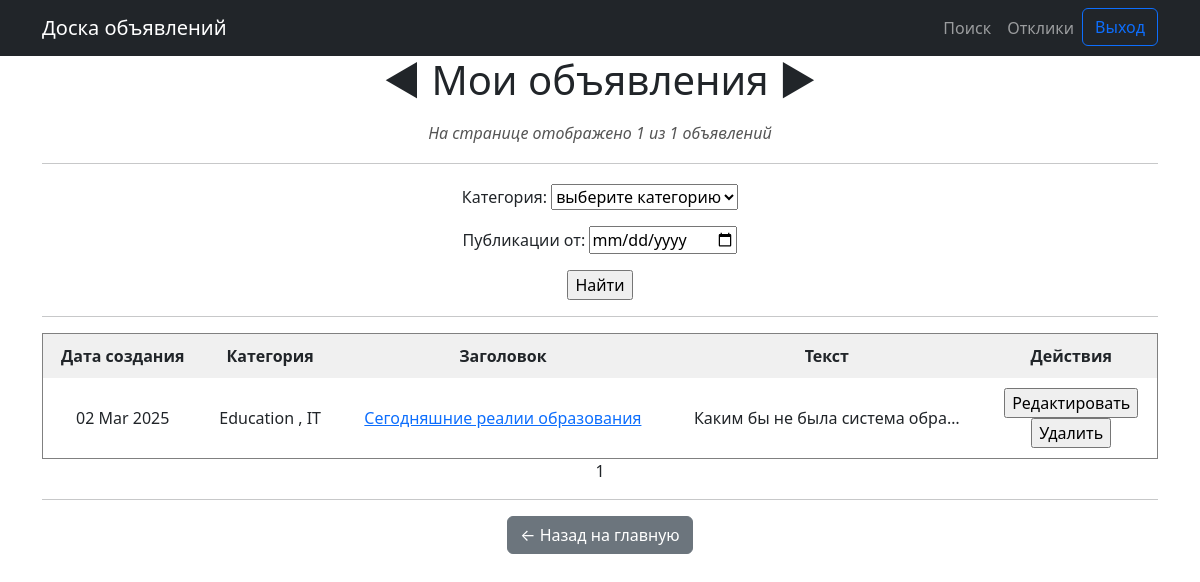
The page /news/my_news/ (signed in) on the database as committed earlier.
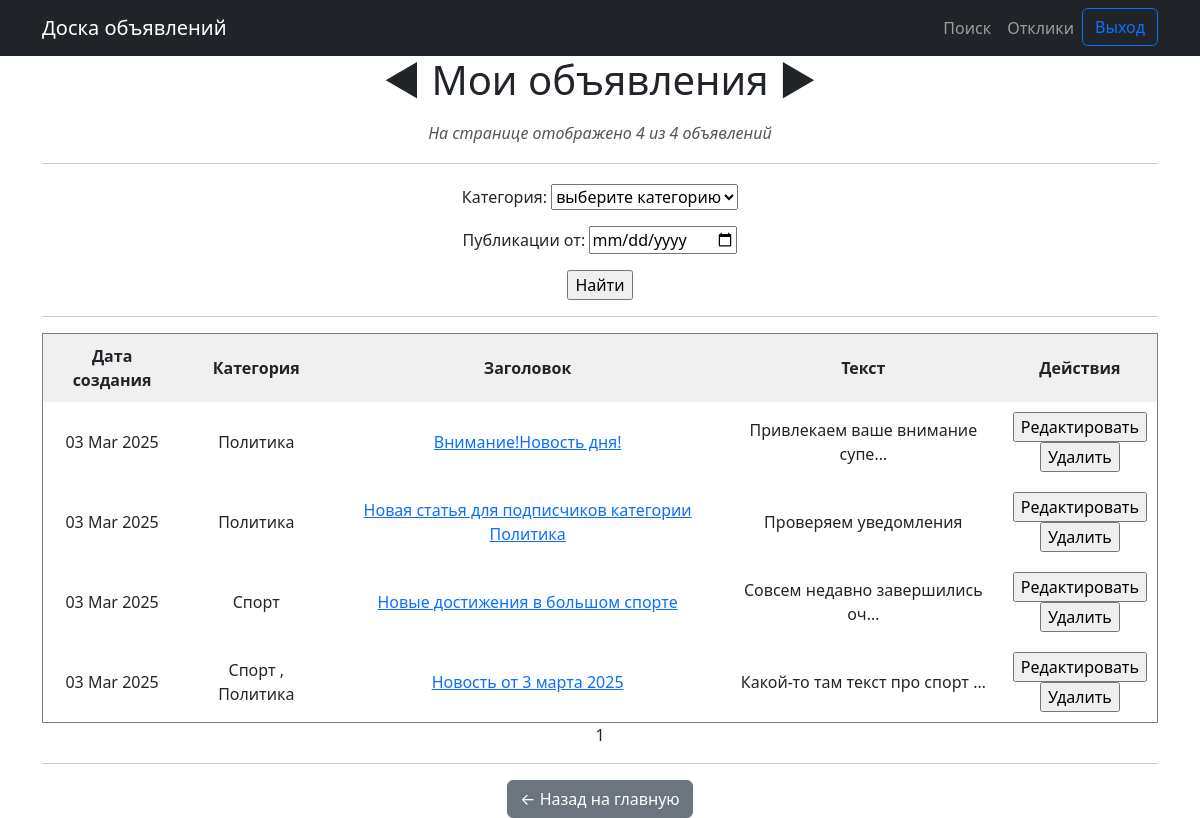
The same page on the database as committed later.
### news/models.py (models this page shows, shortened)
class Post(models.Model):
    author = models.ForeignKey(Author, on_delete=models.CASCADE)
    ARTICLE = 'AR'
    NEWS = 'NW'
    CATEGORIES = (
        (NEWS, 'Новость'),
        (ARTICLE, 'Статья'),
    )
    publication = models.CharField(max_length=2, choices=CATEGORIES, default=NEWS)
    date_creation = models.DateTimeField(auto_now_add=True)
    post_category = models.ManyToManyField(Category, through='PostCategory')
    title = models.CharField(max_length=256)
    text = models.TextField()
    rating = models.SmallIntegerField(default=0)

class Category(models.Model):
    name_category = models.CharField(max_length=64, unique=True)
    subscribers = models.ManyToManyField(User, related_name='categories')
    def __str__(self):
        return f'{self.name_category}'

### news/views.py (the view)
# urls.py: path('my_news/', UserNewsListView.as_view(), name='user_news'),
class UserNewsListView(ListView):
    model = Post
    template_name = 'user_news.html'
    context_object_name = 'user_news'
    paginate_by = 10
    def get_queryset(self):
        if not self.request.user.is_authenticated:
            return Post.objects.none()
        author = getattr(self.request.user, 'author', None)
        if not author:
            return Post.objects.none()
        queryset = Post.objects.filter(author=author).order_by('-date_creation')
        self.filterset = UserNewsFilter(self.request.GET, queryset=queryset)
        return self.filterset.qs
    def get_context_data(self, **kwargs):
        context = super().get_context_data(**kwargs)
        context['filterset'] = self.filterset
        return context

### templates/user_news.html (shortened to what this page needs)
{% extends 'flatpages/default.html' %}
{% block content %}
<h1 style="text-align: center; margin-bottom: 20px;">◄ Мои объявления ►</h1>
<h6 style="text-align: center; color: #555;"><i>На странице отображено {{user_news|length}} из {{paginator.count}} объявлений</i></h6>
<hr style="margin: 20px 0;">
<form action="" method="get">
   {{ filterset.form.as_p }}
   <input type="submit" value="Найти" />
</form>
<hr>
{% if user_news %}
<table border="1" cellpadding="10" cellspacing="0" width="100%" style="border-collapse: collapse; text-align: center;">
    <thead style="background-color: #f0f0f0; font-weight: bold;">
        <tr>
            <td>Дата создания</td>
            <td>Категория</td>
            <td>Заголовок</td>
            <td>Текст</td>
            {% if perms.news.edit_post or perms.news.delete_post %}
            <td>Действия</td>
            {% endif %}
        </tr>
    </thead>
        {% for new in user_news %}
        <tr>
            <td>{{ new.date_creation|date:'d M Y' }}</td>
            <td>
                {% for category in new.post_category.all %}
                    {{ category.name_category }}
                    {% if not forloop.last %}, {% endif %}
                {% endfor %}
            </td>
            <td>
                <a href="{% url 'new_detail' new.id %}">{{ new.title }}</a>
            </td>
            <td>{{ new.text|truncatechars:30 }}</td>
            <td>
                {% if perms.news.edit_post %}
                <form action="{% url 'new_edit' pk=new.id %}" method="get">
                    <input type="submit" value="Редактировать" />
                </form>
                {% endif %}
                {% if perms.news.delete_post %}
                <form action="{% url 'new_delete' new.id %}" method="get">
                    <input type="submit" value="Удалить" />
                </form>
                {% endif %}
            </td>
        </tr>
        {% endfor %}
</table>
{% else %}
<div style="text-align: center; padding: 20px; border: 1px solid #ccc; background-color: #f9f9f9;">
    <h2>Объявлений не найдено 😔</h2>
</div>
{% endif %}
   {{ page_obj.number }}
<hr>
<a href="{% url 'news_list' %}" class="btn btn-secondary">← Назад на главную</a>
{% endblock content %}

Rows that differ between the two databases and show on the page:
removed Post: date_creation "02 Mar 2025", title "Сегодняшние реалии образования", text "Каким бы не была система обра…"
no longer on this page (row edited): Category: name_category "Education", shown under "02 Mar 2025"
no longer on this page (row unchanged): Category: name_category "IT", shown under "02 Mar 2025"
added Post: date_creation "03 Mar 2025", title "Внимание!Новость дня!", text "Привлекаем ваше внимание супе…"
now on this page (row edited): Category: name_category "Политика"
added Post: date_creation "03 Mar 2025", title "Новая статья для подписчиков категории Политика", text "Проверяем уведомления"
added Post: date_creation "03 Mar 2025", title "Новые достижения в большом спорте", text "Совсем недавно завершились оч…"
now on this page (row edited): Category: name_category "Спорт"
added Post: date_creation "03 Mar 2025", title "Новость от 3 марта 2025", text "Какой-то там текст про спорт …"
Other text that changed with them:
{{ user_news|length }}: "1" → "4"
{{ paginator.count }}: "1" → "4"
